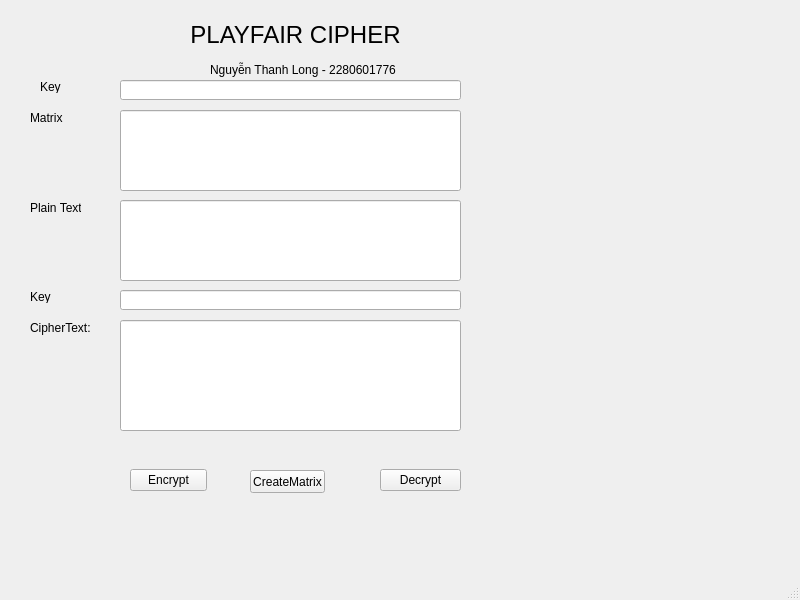
<?xml version="1.0" encoding="UTF-8"?>
<ui version="4.0">
 <class>MainWindow</class>
 <widget class="QMainWindow" name="MainWindow">
  <property name="geometry">
   <rect>
    <x>0</x>
    <y>0</y>
    <width>800</width>
    <height>600</height>
   </rect>
  </property>
  <property name="windowTitle">
   <string>MainWindow</string>
  </property>
  <widget class="QWidget" name="centralwidget">
   <widget class="QLineEdit" name="txt_key">
    <property name="geometry">
     <rect>
      <x>120</x>
      <y>290</y>
      <width>341</width>
      <height>20</height>
     </rect>
    </property>
   </widget>
   <widget class="QLabel" name="label_2">
    <property name="geometry">
     <rect>
      <x>30</x>
      <y>200</y>
      <width>51</width>
      <height>16</height>
     </rect>
    </property>
    <property name="cursor">
     <cursorShape>SizeVerCursor</cursorShape>
    </property>
    <property name="text">
     <string>Plain Text:</string>
    </property>
   </widget>
   <widget class="QLabel" name="label">
    <property name="geometry">
     <rect>
      <x>180</x>
      <y>20</y>
      <width>231</width>
      <height>29</height>
     </rect>
    </property>
    <property name="font">
     <font>
      <pointsize>18</pointsize>
     </font>
    </property>
    <property name="text">
     <string>PLAYFAIR CIPHER</string>
    </property>
    <property name="alignment">
     <set>Qt::AlignCenter</set>
    </property>
   </widget>
   <widget class="QLabel" name="label_5">
    <property name="geometry">
     <rect>
      <x>210</x>
      <y>60</y>
      <width>211</width>
      <height>20</height>
     </rect>
    </property>
    <property name="text">
     <string>Nguyễn Thanh Long - 2280601776</string>
    </property>
   </widget>
   <widget class="QLabel" name="label_3">
    <property name="geometry">
     <rect>
      <x>30</x>
      <y>290</y>
      <width>47</width>
      <height>13</height>
     </rect>
    </property>
    <property name="text">
     <string>Key</string>
    </property>
   </widget>
   <widget class="QLineEdit" name="txt_plain_text">
    <property name="geometry">
     <rect>
      <x>120</x>
      <y>200</y>
      <width>341</width>
      <height>81</height>
     </rect>
    </property>
   </widget>
   <widget class="QLineEdit" name="txt_cipher_text">
    <property name="geometry">
     <rect>
      <x>120</x>
      <y>320</y>
      <width>341</width>
      <height>111</height>
     </rect>
    </property>
   </widget>
   <widget class="QLabel" name="label_4">
    <property name="geometry">
     <rect>
      <x>30</x>
      <y>320</y>
      <width>61</width>
      <height>16</height>
     </rect>
    </property>
    <property name="text">
     <string>CipherText:</string>
    </property>
   </widget>
   <widget class="QWidget" name="horizontalLayoutWidget_2">
    <property name="geometry">
     <rect>
      <x>380</x>
      <y>440</y>
      <width>81</width>
      <height>80</height>
     </rect>
    </property>
    <layout class="QHBoxLayout" name="horizontalLayout_2">
     <item>
      <widget class="QPushButton" name="btn_decrypt">
       <property name="text">
        <string>Decrypt</string>
       </property>
      </widget>
     </item>
    </layout>
   </widget>
   <widget class="QWidget" name="horizontalLayoutWidget">
    <property name="geometry">
     <rect>
      <x>130</x>
      <y>440</y>
      <width>77</width>
      <height>80</height>
     </rect>
    </property>
    <layout class="QHBoxLayout" name="horizontalLayout">
     <item>
      <widget class="QPushButton" name="btn_encrypt">
       <property name="text">
        <string>Encrypt</string>
       </property>
      </widget>
     </item>
    </layout>
   </widget>
   <widget class="QLabel" name="txt_key_2">
    <property name="geometry">
     <rect>
      <x>40</x>
      <y>80</y>
      <width>47</width>
      <height>13</height>
     </rect>
    </property>
    <property name="text">
     <string>Key</string>
    </property>
   </widget>
   <widget class="QLineEdit" name="lineEdit">
    <property name="geometry">
     <rect>
      <x>120</x>
      <y>80</y>
      <width>341</width>
      <height>20</height>
     </rect>
    </property>
   </widget>
   <widget class="QLineEdit" name="txt_plain_text_2">
    <property name="geometry">
     <rect>
      <x>120</x>
      <y>110</y>
      <width>341</width>
      <height>81</height>
     </rect>
    </property>
   </widget>
   <widget class="QLabel" name="label_7">
    <property name="geometry">
     <rect>
      <x>30</x>
      <y>110</y>
      <width>51</width>
      <height>16</height>
     </rect>
    </property>
    <property name="cursor">
     <cursorShape>SizeVerCursor</cursorShape>
    </property>
    <property name="text">
     <string>Matrix</string>
    </property>
   </widget>
   <widget class="QPushButton" name="btn_create">
    <property name="geometry">
     <rect>
      <x>250</x>
      <y>470</y>
      <width>75</width>
      <height>23</height>
     </rect>
    </property>
    <property name="text">
     <string>CreateMatrix</string>
    </property>
   </widget>
  </widget>
  <widget class="QMenuBar" name="menubar">
   <property name="geometry">
    <rect>
     <x>0</x>
     <y>0</y>
     <width>800</width>
     <height>21</height>
    </rect>
   </property>
  </widget>
  <widget class="QStatusBar" name="statusbar"/>
 </widget>
 <resources/>
 <connections/>
</ui>
